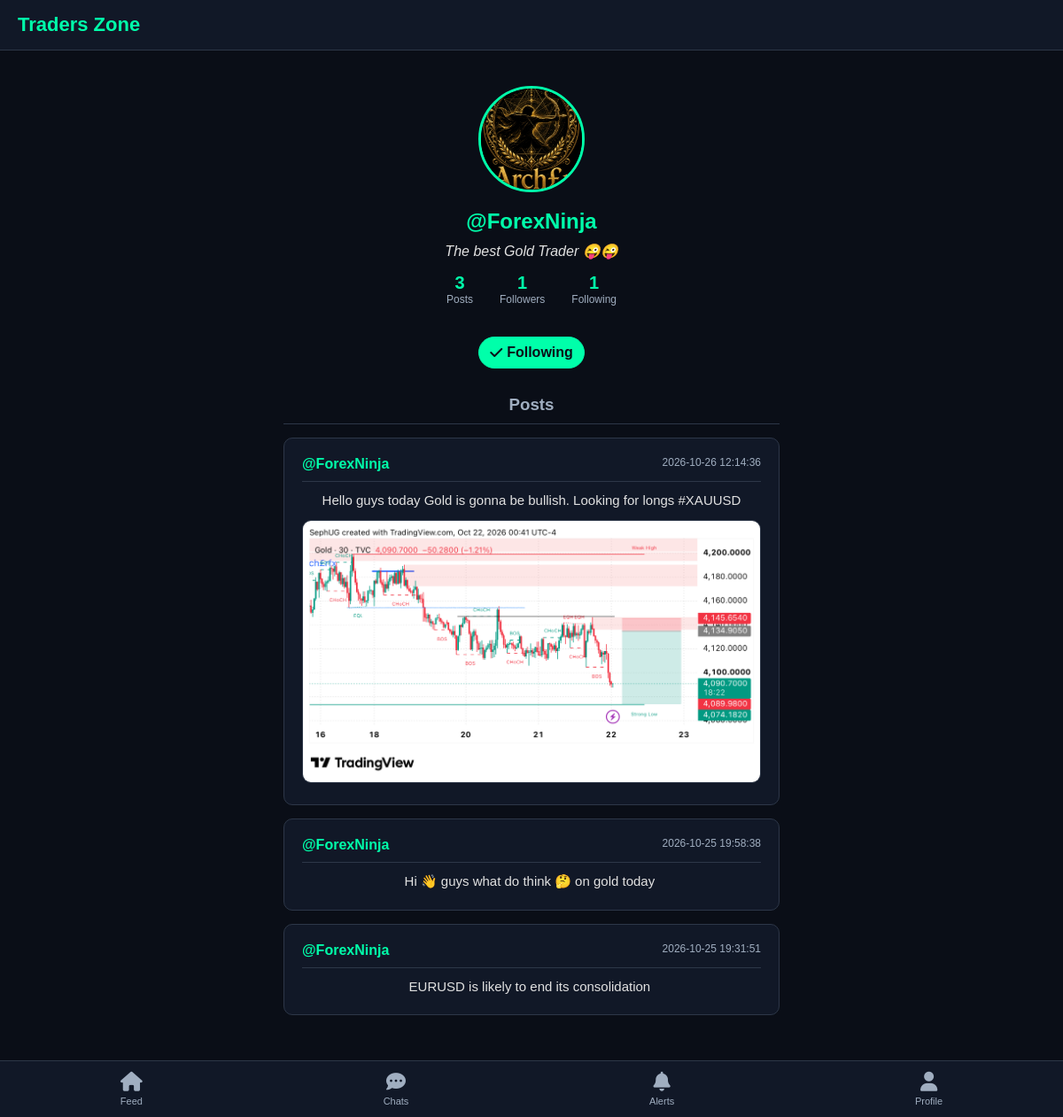
Screenshot of /user/ForexNinja (signed in) with the database file from the repository.
### tables this page shows
CREATE TABLE users (
            id INTEGER PRIMARY KEY AUTOINCREMENT,
            username TEXT UNIQUE NOT NULL,
            password TEXT NOT NULL,
            bio TEXT DEFAULT 'Forex & Crypto Trader'
        , avatar_path TEXT, name TEXT, email TEXT, last_seen DATETIME);

CREATE TABLE posts (
            id INTEGER PRIMARY KEY AUTOINCREMENT,
            user_id INTEGER NOT NULL,
            content TEXT NOT NULL,
            timestamp DATETIME DEFAULT CURRENT_TIMESTAMP, views INTEGER DEFAULT 0, image_path TEXT,
            FOREIGN KEY (user_id) REFERENCES users (id)
        );

### app.py (the view)
@app.route('/user/<username>')
def user_profile(username):
    if 'user_id' not in session:
        return redirect(url_for('login'))
    conn = get_db_connection()
    user = conn.execute('SELECT * FROM users WHERE username = ?', (username,)).fetchone()
    if not user:
        conn.close()
        return "User not found", 404
    posts = conn.execute('''
        SELECT posts.*, users.username, users.avatar_path, posts.image_path,
        (SELECT COUNT(*) FROM likes WHERE likes.post_id = posts.id) as like_count,
        (SELECT COUNT(*) FROM comments WHERE comments.post_id = posts.id) as comment_count
        FROM posts
        JOIN users ON posts.user_id = users.id
        WHERE users.username = ?
        ORDER BY posts.timestamp DESC
    ''', (username,)).fetchall()
    me = conn.execute('SELECT id FROM users WHERE username = ?', (session['user_id'],)).fetchone()
    is_following = conn.execute('SELECT * FROM follows WHERE follower_id = ? AND following_id = ?', (me['id'], user['id'])).fetchone()
    followers_count = conn.execute('SELECT COUNT(*) FROM follows WHERE following_id = ?', (user['id'],)).fetchone()[0]
    following_count = conn.execute('SELECT COUNT(*) FROM follows WHERE follower_id = ?', (user['id'],)).fetchone()[0]
    conn.close()
    return render_template('user_profile.html', user=user, posts=posts, is_following=is_following, followers_count=followers_count, following_count=following_count)

### app.py (called while the page is built)
def get_db_connection():
    conn = sqlite3.connect('traderszone.db', timeout=20)
    conn.row_factory = sqlite3.Row
    return conn

@app.before_request
def update_last_seen():
    if 'user_id' in session:
        try:
            conn = get_db_connection()
            now = datetime.utcnow().strftime("%Y-%m-%d %H:%M:%S")
            conn.execute('UPDATE users SET last_seen = ? WHERE username = ?', (now, session['user_id']))
            conn.commit()
            conn.close()
        except sqlite3.OperationalError:
            pass

### templates/user_profile.html (shortened to what this page needs)
{% extends "base.html" %}
{% block content %}
<div class="container" style="margin-top: 20px;">
    <div style="text-align: center;">
        {% if user['avatar_path'] %}
            <img src="/{{ user['avatar_path'] }}" style="width: 120px; height: 120px; border-radius: 50%; object-fit: cover; border: 3px solid #00ffaa;">
        {% else %}
            <div style="width: 120px; height: 120px; background-color: #00ffaa; color: #0a0e17; font-size: 50px; font-weight: bold; border-radius: 50%; display: flex; justify-content: center; align-items: center; margin: 0 auto; border: 3px solid #00ffaa;">
                {{ user['username'][0] | upper }}
            </div>
        {% endif %}
        <h2 style="color: #00ffaa; margin-top: 15px;">@{{ user['username'] }}</h2>
        <p style="color: #e1e1e1; font-size: 16px; margin-top: 10px; font-style: italic;">{{ user['bio'] }}</p>
        <div style="display: flex; justify-content: center; gap: 30px; margin-top: 15px; margin-bottom: 20px;">
            <div style="text-align: center;">
                <div style="font-size: 20px; font-weight: bold; color: #00ffaa;">{{ posts|length }}</div>
                <div style="font-size: 12px; color: #a0aec0;">Posts</div>
            </div>
            <div style="text-align: center;">
                <div style="font-size: 20px; font-weight: bold; color: #00ffaa;">{{ followers_count }}</div>
                <div style="font-size: 12px; color: #a0aec0;">Followers</div>
            </div>
            <div style="text-align: center;">
                <div style="font-size: 20px; font-weight: bold; color: #00ffaa;">{{ following_count }}</div>
                <div style="font-size: 12px; color: #a0aec0;">Following</div>
            </div>
        </div>
        {% if user['username'] != session['user_id'] %}
            {% if is_following %}
                <a href="/follow/{{ user['username'] }}" style="display: inline-flex; align-items: center; justify-content: center; margin-top: 15px; background: #00ffaa; color: #0a0e17; border: 1px solid #00ffaa; padding: 8px 12px; border-radius: 20px; text-decoration: none; font-weight: bold; gap: 5px;">
                    <i class="fa-solid fa-check"></i> Following
                </a>
            {% endif %}
        {% endif %}
    <h3 style="color: #a0aec0; margin-top: 30px; margin-bottom: 15px; border-bottom: 1px solid #2d3748; padding-bottom: 10px;">Posts</h3>
    {% for post in posts %}
        <div style="background-color: #111827; padding: 20px; border-radius: 10px; border: 1px solid #2d3748; margin-bottom: 15px;">
            <a href="/post/{{ post.id }}" style="text-decoration: none; color: inherit; display: block;">
                <div style="display: flex; justify-content: space-between; margin-bottom: 10px; border-bottom: 1px solid #2d3748; padding-bottom: 10px;">
                    <span style="color: #00ffaa; font-weight: bold;">@{{ post.username }}</span>
                    <span style="color: #a0aec0; font-size: 12px;">{{ post.timestamp }}</span>
                </div>
                <div style="line-height: 1.5; font-size: 15px; white-space: pre-wrap;">{{ post.content }}</div>
                {% if post.image_path %}
                    <img src="/{{ post.image_path }}" style="max-width: 100%; border-radius: 10px; margin-top: 10px; border: 1px solid #2d3748;">
                {% endif %}
            </a>
        </div>
    {% else %}
        <p style="text-align: center; color: #a0aec0; margin-top: 20px;">No posts yet.</p>
    {% endfor %}
</div>
{% endblock %}

### templates/base.html (style rules this page uses)
* { box-sizing: border-box; margin: 0; padding: 0; }
body { background-color: #0a0e17; color: #e1e1e1; font-family: Arial, sans-serif; padding-bottom: 80px; }
.container { max-width: 600px; margin: 0 auto; padding: 20px; }

### rows the page displays
users: avatar_path (picture), username "ForexNinja", bio "The best Gold Trader 😜😜"
posts: username "ForexNinja", timestamp "2026-10-26 12:14:36", content "Hello guys today Gold is gonna be bullish. Looking for longs #XAUUSD", image_path (picture)
posts: username "ForexNinja", timestamp "2026-10-25 19:58:38", content "Hi 👋 guys what do think 🤔 on gold today"
posts: username "ForexNinja", timestamp "2026-10-25 19:31:51", content "EURUSD is likely to end its consolidation"

### other values shown
{{ posts|length }} "3"
{{ followers_count }} "1"
{{ following_count }} "1"
